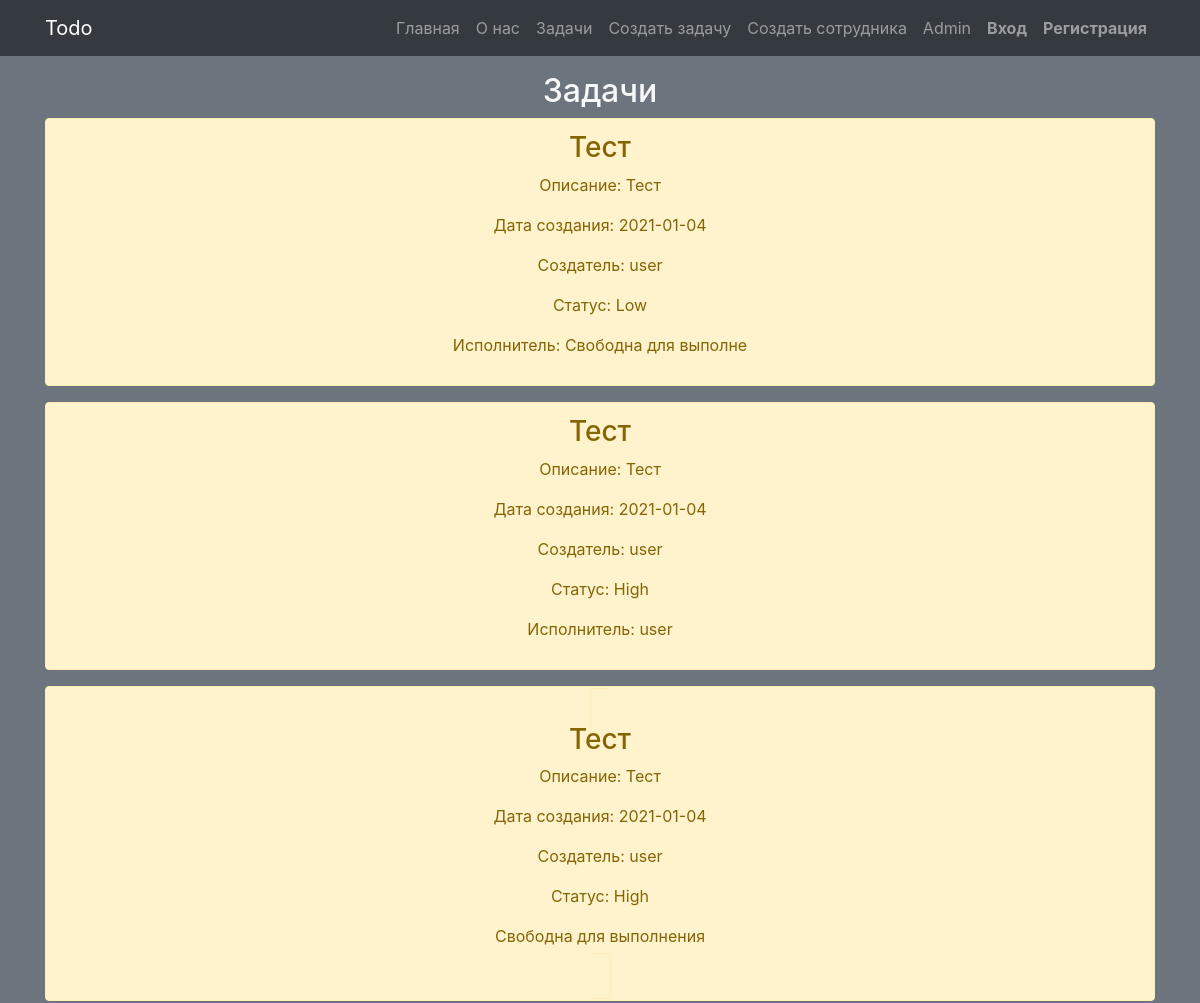
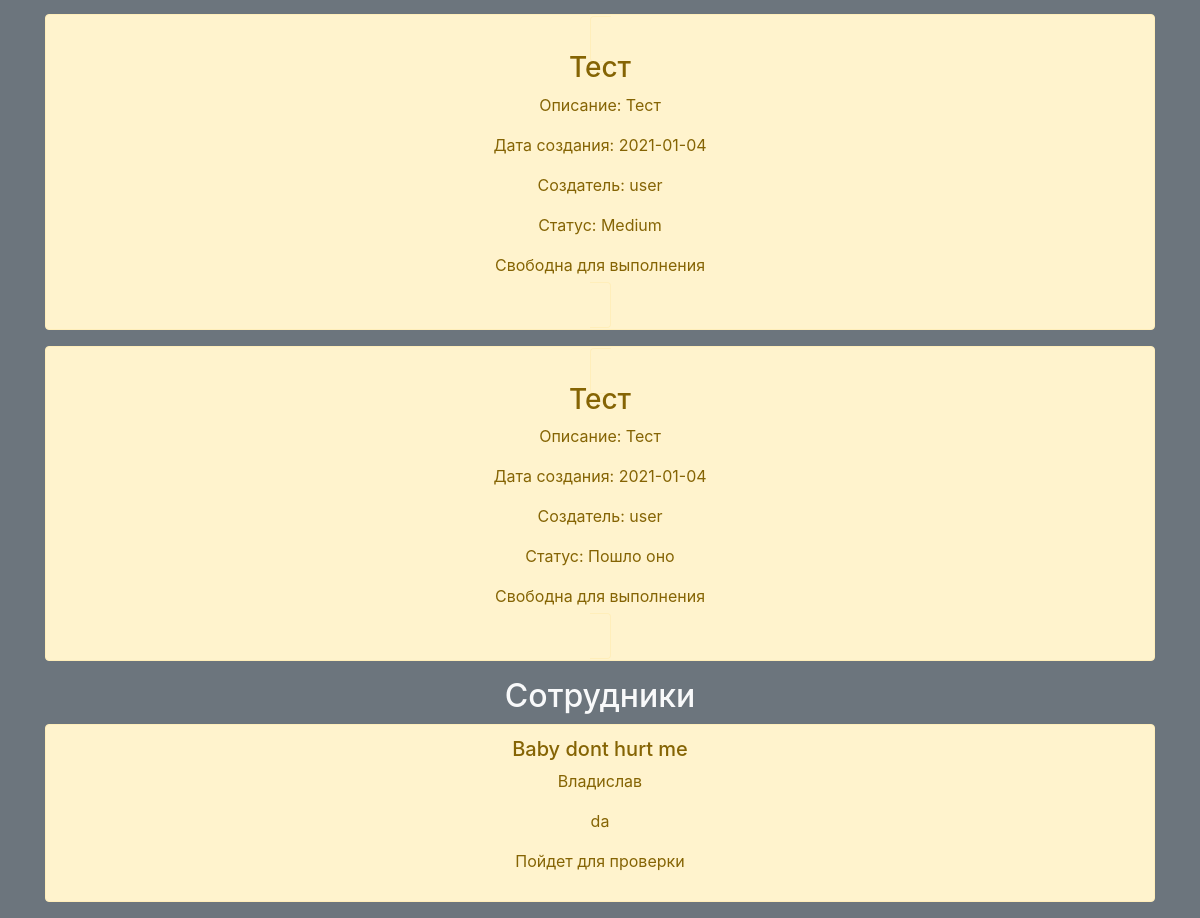
The page /tasks on the database its author committed (2 pictures, top to bottom).
### main/models.py (models this page shows, shortened)
class Task1(models.Model):
    title = models.CharField('Название', max_length=20)
    description = models.TextField('Описание')
    date = models.CharField('Дата', max_length=10)
    id_person = models.CharField('Создатель', max_length=10)
    id_status = models.CharField(max_length=300)
    id_performing_person = models.CharField('Исполнитель', max_length=20)
    class Meta:
        verbose_name = 'Задача'
        verbose_name_plural = 'Задачи'

class Human(models.Model):
    Surname = models.CharField('Имя', max_length=20)
    Forename = models.CharField('Фамилия', max_length=20)
    ages = models.CharField('Возраст', max_length=2)
    evulation_work = models.CharField('Качество работы', max_length=20)
    class Meta:
        verbose_name = 'Сотрудник'
        verbose_name_plural = 'Сотрудники'

### main/views.py (the view)
# urls.py: path('tasks', views.tasks, name='tasks'),
def tasks(request):
    tasks = Task1.objects.all()
    humans = Human.objects.all()
    return render(request, 'main/tasks.html', {'title': 'Главная', 'tasks': tasks, 'humans': humans})

### main/templates/main/tasks.html (shortened to what this page needs)
{% extends 'main/base.html' %}
{% block content %}
<div class="container text-center">
    <h2 class="text-light mt-3">Задачи</h2>
    {% if tasks %}
    {% for el in tasks %}
    {% if el.id_performing_person == "Свободна для выполнения" %}
    <div class="alert alert-warning mt-2">
        <a class="alert alert-warning mt-2" href="{% url 'id_performing_person' el.id %}">
            <h3>{{ el.title }}</h3>
            <p>Описание: {{ el.description }}</p>
            <p>Дата создания: {{ el.date }}</p>
            <p>Создатель: {{ el.id_person }}</p>
            <p>Статус: {{ el.id_status }}</p>
            <p>{{ el.id_performing_person }}</p>
        </a>
    </div>
    {% else %}
    <div class="alert alert-warning mt-2">
        <h3>{{ el.title }}</h3>
        <p>Описание: {{ el.description }}</p>
        <p>Дата создания: {{ el.date }}</p>
        <p>Создатель: {{ el.id_person }}</p>
        <p>Статус: {{ el.id_status }}</p>
        <p>Исполнитель: {{ el.id_performing_person }}</p>
    </div>
    {% endif %}
    {% endfor %}
    {% else %}
    <p>Нет задач</p>
    {% endif %}
    <h2 class="text-light mt-3">Сотрудники</h2>
    {% if humans %}
    {% for el in humans %}
    <div class="alert alert-warning mt-2;">
        <h5>{{ el.Forename }}</h5>
        <p>{{ el.Surname }}</p>
        <p>{{ el.ages }}</p>
        <p>{{ el.evulation_work }}</p>
    </div>
    {% endfor %}
    {% else %}
    <p>Нет сотрудников</p>
    {% endif %}
</div>
{% endblock %}

### static/template/css/main.css (style rules this page uses)
body { background-color: ; }

### rows shown on the page
Task1: title "Тест", description "Тест", date "2021-01-04", id_person "user", id_status "Low", id_performing_person "Свободна для выполне"
Task1: title "Тест", description "Тест", date "2021-01-04", id_person "user", id_status "High", id_performing_person "user"
Task1: title "Тест", description "Тест", date "2021-01-04", id_person "user", id_status "High", id_performing_person "Свободна для выполнения"
Task1: title "Тест", description "Тест", date "2021-01-04", id_person "user", id_status "Medium", id_performing_person "Свободна для выполнения"
Task1: title "Тест", description "Тест", date "2021-01-04", id_person "user", id_status "Пошло оно", id_performing_person "Свободна для выполнения"
Human: Forename "Baby dont hurt me", Surname "Владислав", ages "da", evulation_work "Пойдет для проверки"
